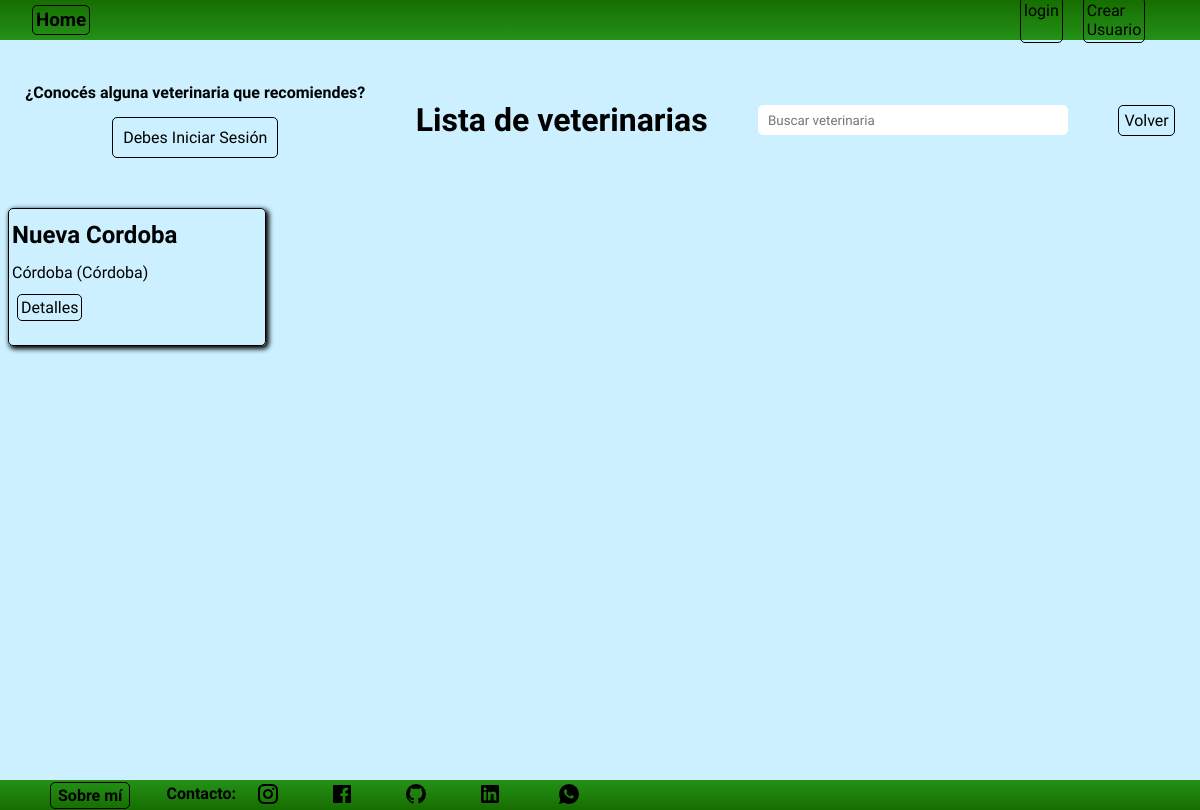
The page /comunidad/comunidad/veterinarias/list on the database as committed earlier.
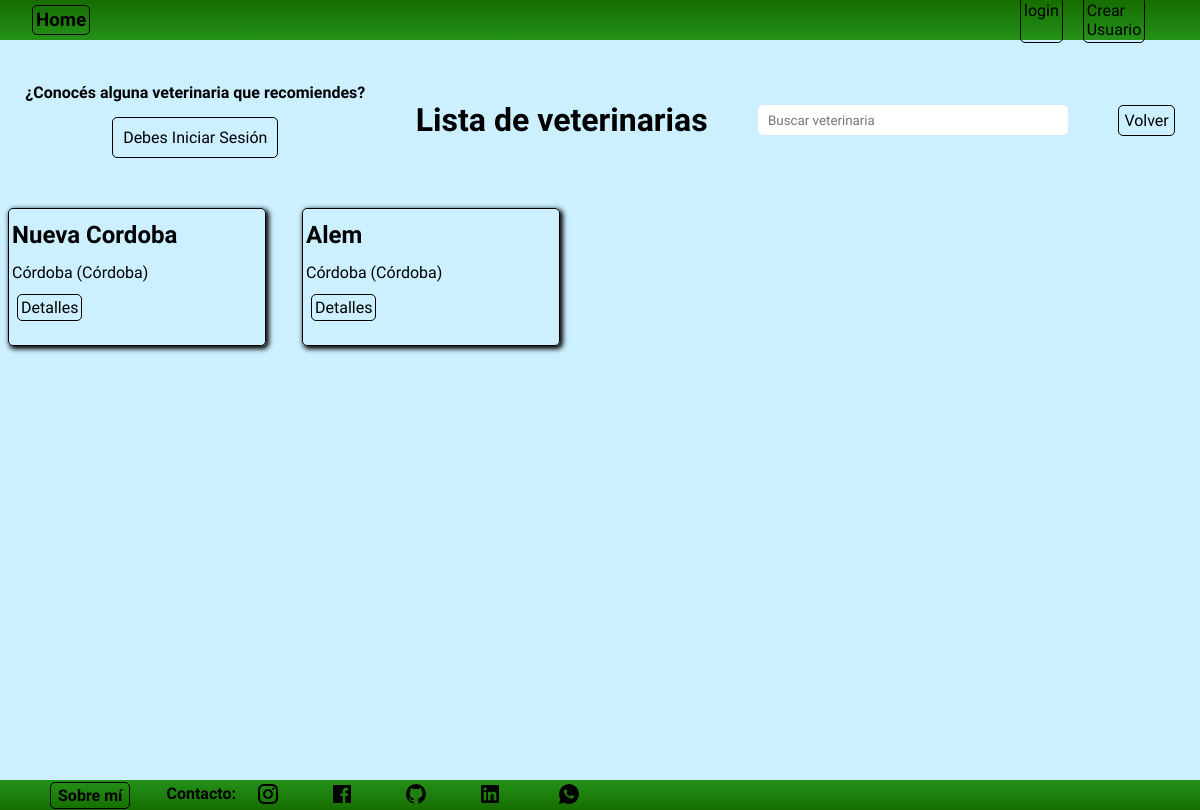
The same page on the database as committed later.
### comunidad/models.py (models this page shows, shortened)
class Veterinarias(models.Model):
    nombre = models.CharField(max_length=100)
    telefono = models.CharField(max_length=15, verbose_name='teléfono')
    direccion = models.CharField(max_length=150, verbose_name='dirección')
    localidad = models.ForeignKey(Localidad, on_delete=models.SET_NULL, null=True,blank=True)
    ubicacion = models.CharField(max_length=250, null=True,blank=True, verbose_name='ubicación')
    foto_referencia = models.ImageField(upload_to='fotos',null=True,blank=True)
    descripcion = models.TextField(null=True,blank=True, verbose_name='descripción')
    usuario = models.ForeignKey(User, on_delete=models.CASCADE)
    class Meta:
        verbose_name = 'Veterinaria'
        verbose_name_plural = 'Veterinarias'

class Localidad(models.Model):
    localidad = models.CharField(max_length=100)
    provincia = models.CharField(max_length=100)
    def __str__(self):
        return f'{self.localidad} ({self.provincia})'
    class Meta:
        verbose_name = 'Localidad'
        verbose_name_plural = 'Localidades'

### comunidad/views.py (the view)
# urls.py: path('comunidad/veterinarias/list', veterinariaslist, name='veterinarias_list'),
def veterinariaslist(request):
    busqueda = request.GET.get("busqueda", None)
    consulta = Veterinarias.objects.all()
    if busqueda:
        consulta = Veterinarias.objects.filter(
            Q(nombre__icontains=busqueda) |
            Q(direccion__icontains=busqueda) |
            Q(localidad__localidad__icontains=busqueda)
            )
        contexto = {
            'veterinarias': consulta,
            'user' : request.user
        }
    else:
        consulta = Veterinarias.objects.all()
        contexto = {
            'veterinarias': consulta,
            'user' : request.user
        }
    return render(request, 'comunidad/veterinarias_list.html', contexto)

### comunidad/templates/comunidad/veterinarias_list.html (shortened to what this page needs)
{% extends 'core/base.html' %}
{% block content %}
    <main class="contenedor">
        <div class="header_lista_veterinarias">
            <h1 class="titulo_veterinarias">Lista de veterinarias</h1>
            <div class="busqueda_veterinarias">
                <form action="{% url 'comunidad:veterinarias_list' %}" method="get">
                    <input type="text" name="busqueda" placeholder="Buscar veterinaria" class="texto_busqueda_control">
                </form>
            </div>
            {% if user.is_authenticated %}
            <div class="contenedor_registrar_veterinaria">
                <p><strong>¿Conocés alguna veterinaria que recomiendes?</strong></p>
                <p class="caja_registrar_veterinaria"><a href="{% url 'comunidad:veterinarias_create' %}" class="registrar_veterinaria">Cargá una veterinaria</a></p>
            </div>
            {% else %}
            <div class="contenedor_registrar_veterinaria">
                <p><strong>¿Conocés alguna veterinaria que recomiendes?</strong></p>
                <p class="caja_registrar_veterinaria"><a href="{% url 'login:index' %}" class="registrar_veterinaria">Debes Iniciar Sesión</a></p>
            </div>
            {% endif %}
            <div class="volver_veterinarias_contenedor">
                <a href="{% url 'comunidad:index' %}" class="volver_mascota">Volver</a>
            </div>
        </div>
        <div class="contenedor_control_list">
            <ul class="veterinarias_list_completo">
                {% for veterinaria in veterinarias %}
                    <div class="control_list">
                        <p class="nombre_control"><strong>{{veterinaria.nombre}}</strong></p>
                        <p class="veterinaria_localidad">{{ veterinaria.localidad}}</p>
                        <div class="crud_mascota">
                            <a href="{% url 'comunidad:veterinarias_detail' veterinaria.id %}" class="control_detalle">Detalles</a>
                        </div>
                    </div>
                {% endfor %}
            </ul>
        </div>
    </main>
{% endblock content %}

### core/templates/core/base.html (shortened to what this page needs)
{% load static %}
<!DOCTYPE html>
<html lang="es">
<head>
    <link rel="stylesheet" href="{% static 'css/style.css' %}">
</head>
<body>
    {% include 'core/components/navbar.html' %}
    {% block content %}
    {% endblock content %}
    {% include 'core/components/footer.html' %}
</body>
</html>

### core/templates/core/components/navbar.html (shortened to what this page needs)
<nav class="navbar">
    <div class="titulo">
        <h3><a href="{% url 'core:index' %}" class="link">Home</a></h3>
    </div>
    <div class="login">
        {% if user.is_authenticated %}
        <form action="{% url 'login:logout' %}" method="post">
            {% csrf_token %}
            <button type="submit" class="logout">Logout</button>
        </form>
        {% else %}
            <a href="{% url 'login:index' %}" class="link">login</a>
            <a href="{% url 'login:singup' %}" class="link">Crear Usuario</a>
        {% endif %}
    </div>
</nav>

### core/templates/core/components/footer.html
{% load static %}
<footer class="footer">
    <p class="contenedor_sobre_mi"><a href="{% url 'core:sobre_mi' %}" class="sobre_mi">Sobre mí</a></p>
    <p class="contacto">Contacto:</p>
    <div class="contenedor_redes">
        <a href="https://www.instagram.com/palun77/" target="_blank" rel="noopener noreferrer" ><img src="{% static 'img/instagram-line.png' %}" alt="" height="" width="" class="instagram"></a>
        <a href="https://www.facebook.com/PALUN.7" target="_blank" rel="noopener noreferrer" ><img src="{% static 'img/facebook.png' %}" alt="" height="" width="" class="facebook"></a>
        <a href="https://github.com/Palun7/" target="_blank" rel="noopener noreferrer" ><img src="{% static 'img/github.png' %}" alt="" height="" width="" class="github"></a>
        <a href="https://www.linkedin.com/in/pablo-daniel-martinez-93601422b/" target="_blank" rel="noopener noreferrer" class="linkedin"><img src="{% static 'img/linkedin.png' %}" alt="" height="" width=""></a>
        <a href="https://api.whatsapp.com/send/?phone=3512268553&text&type=phone_number&app_absent=0" target="_blank" rel="noopener noreferrer" class="whatsapp"><img src="{% static 'img/whatsapp.png' %}" alt="" height="" width=""></a>
    </div>
</footer>

### core/static/css/style.css (style rules this page uses)
* { padding: 0; margin: 0; font-family: "Quicksand", sans-serif; }
.contenedor { display: grid; grid-template-columns: repeat(20, 5vw); grid-template-rows: repeat(18, 5vh); min-height: 92.54vh; background-color: rgb(204, 240, 255); width: 100vw; overflow: auto; }
.navbar { display: grid; grid-template-columns: repeat(20, 5vw); grid-template-rows: 40px; width: 100vw; background: linear-gradient(rgb(22, 110, 0), rgb(36, 145, 24)); align-items: center; }
.link { text-decoration: none; color: black; transition-duration: .3s; border: 1px solid black; border-radius: 5px; padding: 3px; }
.login { grid-column-start: 18; grid-column-end: 20; display: flex; gap: 20px; }
.titulo { display: flex; gap: 2rem; align-items: center; margin-left: 2rem; }
.crud_mascota { grid-row-start: 3; grid-column-start: span 2; justify-content: center; margin-left: 5px; }
.volver_mascota { text-decoration: none; color: black; border: 1px solid black; border-radius: 5px; padding: 5px; transition-duration: .2s; }
.control_detalle { text-decoration: none; color: black; border: .5px solid black ; border-radius: 5px; padding: 3px; transition-duration: .2s; }
.contenedor_control_list { display: grid; grid-template-columns: repeat(7, 1fr); gap: 20px; grid-row-start: 5; grid-row-end: -1; grid-column: 1/-1; overflow: auto; }
.control_list { display: grid; grid-template-rows: 2fr 1fr 1fr 1fr; align-items: center; width: 250px; height: 130px; border: 1px solid black; border-radius: 5px; padding: 3px; margin: .5rem; box-shadow: 2px 2px 5px 1px black; overflow: auto; }
.nombre_control { font-size: 1.5rem; grid-row-start: 1; }
.texto_busqueda_control { border: none; border-radius: 5px; background-color: white; height: 30px; width: 300px; padding-left: 10px; }
.header_lista_veterinarias { grid-column: 1/-1; grid-row: 1/5; display: flex; align-items: center; justify-content: space-around; }
.titulo_veterinarias { font-size: 2rem; order: 2; }
.veterinarias_list_completo { display: grid; grid-template-columns: repeat(6, 1fr); width: 100vw; column-gap: 20px; grid-column-start: span 3; }
.veterinaria_localidad { margin-bottom: 15px; margin-top: 5px; grid-row-start: 2; }
.contenedor_registrar_veterinaria { display: flex; flex-direction: column; row-gap: 15px; justify-content: center; order: 1; }
.caja_registrar_veterinaria { display: flex; justify-content: center; }
.registrar_veterinaria { text-decoration: none; color: black; border: 1px solid black ; border-radius: 5px; padding: 10px; transition-duration: .2s; }
.volver_veterinarias_contenedor { order: 4; align-content: center; }
.busqueda_veterinarias { order: 3; }
.footer { display: flex; min-width: 100vw; background: linear-gradient(rgb(36, 145, 24), rgb(22, 110, 0)); column-gap: 20px; height: 30px; }
.contacto { margin-top: 4px; margin-left: 1rem; font-weight: bold; }
.contenedor_redes { display: flex; column-gap: 50px; }
.instagram { margin-top: 2px; transition-duration: .5s; cursor: pointer; }
.facebook { margin-top: 2px; transition-duration: .5s; cursor: pointer; box-sizing: border-box; }
.github { margin-top: 2px; transition-duration: .5s; cursor: pointer; }
.linkedin { margin-top: 2px; margin-right: 5px; transition-duration: .3s; }
.whatsapp { margin-top: 2px; margin-right: 5px; transition-duration: .3s; }
.contenedor_sobre_mi { margin-top: 6px; margin-left: 50px; }
.sobre_mi { text-decoration: none; color: black; border: 1px solid black; box-sizing: content-box; border-radius: 5px; transition-duration: .2s; width: 160px; font-weight: bold; padding: 3px 7px; }

Rows that differ between the two databases and show on the page:
added Veterinarias: nombre "Alem", localidad "Córdoba (Córdoba)"
